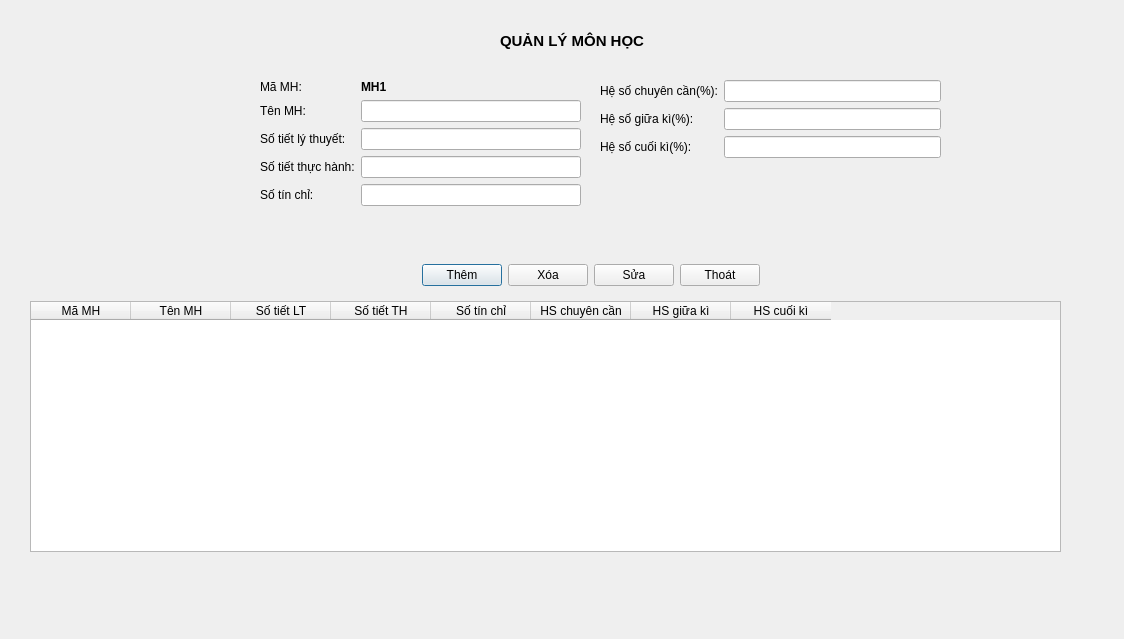
<?xml version="1.0" encoding="UTF-8"?>
<ui version="4.0">
 <class>Dialog</class>
 <widget class="QDialog" name="Dialog">
  <property name="geometry">
   <rect>
    <x>0</x>
    <y>0</y>
    <width>1124</width>
    <height>639</height>
   </rect>
  </property>
  <property name="windowTitle">
   <string>QLDSV</string>
  </property>
  <widget class="QTableWidget" name="tableWidget">
   <property name="geometry">
    <rect>
     <x>30</x>
     <y>301</y>
     <width>1031</width>
     <height>251</height>
    </rect>
   </property>
   <column>
    <property name="text">
     <string>Mã MH</string>
    </property>
   </column>
   <column>
    <property name="text">
     <string>Tên MH</string>
    </property>
   </column>
   <column>
    <property name="text">
     <string>Số tiết LT</string>
    </property>
   </column>
   <column>
    <property name="text">
     <string>Số tiết TH</string>
    </property>
   </column>
   <column>
    <property name="text">
     <string>Số tín chỉ</string>
    </property>
   </column>
   <column>
    <property name="text">
     <string>HS chuyên cần</string>
    </property>
   </column>
   <column>
    <property name="text">
     <string>HS giữa kì</string>
    </property>
   </column>
   <column>
    <property name="text">
     <string>HS cuối kì</string>
    </property>
   </column>
  </widget>
  <widget class="QWidget" name="formLayoutWidget_2">
   <property name="geometry">
    <rect>
     <x>600</x>
     <y>80</y>
     <width>341</width>
     <height>166</height>
    </rect>
   </property>
   <layout class="QFormLayout" name="formLayout_3">
    <item row="0" column="0">
     <widget class="QLabel" name="ngYSinhLabel_2">
      <property name="text">
       <string>Hệ số chuyên cần(%):</string>
      </property>
     </widget>
    </item>
    <item row="1" column="0">
     <widget class="QLabel" name="ngYSinhLabel_3">
      <property name="text">
       <string>Hệ số giữa kì(%):</string>
      </property>
     </widget>
    </item>
    <item row="4" column="0">
     <layout class="QVBoxLayout" name="verticalLayout_6"/>
    </item>
    <item row="3" column="0">
     <widget class="QLabel" name="dYCCMNLabel_2">
      <property name="text">
       <string>Hệ số cuối kì(%):</string>
      </property>
     </widget>
    </item>
    <item row="0" column="1">
     <widget class="QLineEdit" name="HTLineEdit_3">
      <property name="sizeIncrement">
       <size>
        <width>0</width>
        <height>0</height>
       </size>
      </property>
     </widget>
    </item>
    <item row="1" column="1">
     <widget class="QLineEdit" name="HTLineEdit_4">
      <property name="sizeIncrement">
       <size>
        <width>0</width>
        <height>0</height>
       </size>
      </property>
     </widget>
    </item>
    <item row="3" column="1">
     <widget class="QLineEdit" name="HTLineEdit_5">
      <property name="sizeIncrement">
       <size>
        <width>0</width>
        <height>0</height>
       </size>
      </property>
     </widget>
    </item>
   </layout>
  </widget>
  <widget class="QLabel" name="label_4">
   <property name="geometry">
    <rect>
     <x>500</x>
     <y>30</y>
     <width>351</width>
     <height>22</height>
    </rect>
   </property>
   <property name="font">
    <font>
     <pointsize>11</pointsize>
     <weight>75</weight>
     <bold>true</bold>
    </font>
   </property>
   <property name="text">
    <string>QUẢN LÝ MÔN HỌC</string>
   </property>
  </widget>
  <widget class="QWidget" name="formLayoutWidget">
   <property name="geometry">
    <rect>
     <x>260</x>
     <y>80</y>
     <width>321</width>
     <height>161</height>
    </rect>
   </property>
   <layout class="QFormLayout" name="formLayout_2">
    <item row="0" column="0">
     <widget class="QLabel" name="mGVLabel">
      <property name="text">
       <string>Mã MH:</string>
      </property>
     </widget>
    </item>
    <item row="1" column="0">
     <widget class="QLabel" name="HTLabel">
      <property name="text">
       <string>Tên MH:</string>
      </property>
     </widget>
    </item>
    <item row="1" column="1">
     <widget class="QLineEdit" name="HTLineEdit">
      <property name="sizeIncrement">
       <size>
        <width>0</width>
        <height>0</height>
       </size>
      </property>
     </widget>
    </item>
    <item row="2" column="0">
     <widget class="QLabel" name="hCVLabel">
      <property name="text">
       <string>Số tiết lý thuyết:</string>
      </property>
     </widget>
    </item>
    <item row="3" column="0">
     <widget class="QLabel" name="hCHMLabel">
      <property name="text">
       <string>Số tiết thực hành:</string>
      </property>
     </widget>
    </item>
    <item row="4" column="0">
     <widget class="QLabel" name="namLabel">
      <property name="text">
       <string>Số tín chỉ:</string>
      </property>
     </widget>
    </item>
    <item row="5" column="0">
     <layout class="QVBoxLayout" name="verticalLayout_3"/>
    </item>
    <item row="0" column="1">
     <widget class="QLabel" name="label">
      <property name="font">
       <font>
        <weight>75</weight>
        <bold>true</bold>
       </font>
      </property>
      <property name="text">
       <string>MH1</string>
      </property>
     </widget>
    </item>
    <item row="3" column="1">
     <widget class="QLineEdit" name="aChLineEdit_4"/>
    </item>
    <item row="4" column="1">
     <widget class="QLineEdit" name="aChLineEdit_5"/>
    </item>
    <item row="2" column="1">
     <widget class="QLineEdit" name="HTLineEdit_2">
      <property name="sizeIncrement">
       <size>
        <width>0</width>
        <height>0</height>
       </size>
      </property>
     </widget>
    </item>
   </layout>
  </widget>
  <widget class="QWidget" name="horizontalLayoutWidget_2">
   <property name="geometry">
    <rect>
     <x>250</x>
     <y>260</y>
     <width>681</width>
     <height>30</height>
    </rect>
   </property>
   <layout class="QHBoxLayout" name="horizontalLayout_3">
    <item>
     <spacer name="horizontalSpacer_3">
      <property name="orientation">
       <enum>Qt::Horizontal</enum>
      </property>
      <property name="sizeHint" stdset="0">
       <size>
        <width>40</width>
        <height>20</height>
       </size>
      </property>
     </spacer>
    </item>
    <item>
     <widget class="QPushButton" name="pushButton_9">
      <property name="text">
       <string>Thêm</string>
      </property>
     </widget>
    </item>
    <item>
     <widget class="QPushButton" name="pushButton_10">
      <property name="text">
       <string>Xóa</string>
      </property>
     </widget>
    </item>
    <item>
     <widget class="QPushButton" name="pushButton_11">
      <property name="text">
       <string>Sửa</string>
      </property>
     </widget>
    </item>
    <item>
     <widget class="QPushButton" name="pushButton_12">
      <property name="text">
       <string>Thoát</string>
      </property>
     </widget>
    </item>
    <item>
     <spacer name="horizontalSpacer_4">
      <property name="orientation">
       <enum>Qt::Horizontal</enum>
      </property>
      <property name="sizeHint" stdset="0">
       <size>
        <width>40</width>
        <height>20</height>
       </size>
      </property>
     </spacer>
    </item>
   </layout>
  </widget>
 </widget>
 <resources/>
 <connections/>
</ui>
